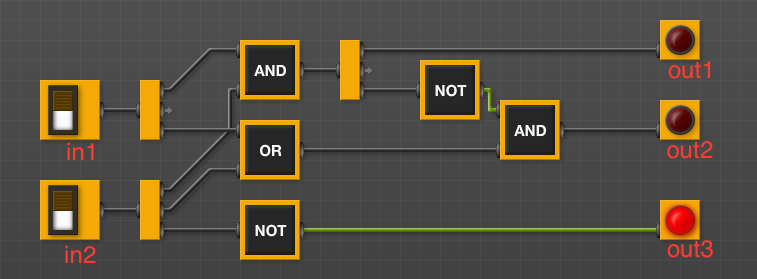
#> input picture Charles Cheung PS34.png, 757 x 279 px
$ python 'Charles Cheung PS 43.py'
#> lines starting #> are read from the running program, lines starting #| are printed output that depends on the picture
#Charles Cheung
#charles.cheung24@myhunter.cuny.edu
#April 14, 2020
#A program that summarizes images, like koalastothemax
#Modified by:  Charles Cheung

import numpy as np
import matplotlib.pyplot as plt

def average(region):
     """
     Takes a region of an image and
     Returns the average red, green, and blue values across the region.
     """

     red = region[:,:,0].mean()
     green = region[:,:,1].mean()
     blue = region[:,:,2].mean()


     return(red,green,blue)

def setRegion(region, r,g,b):
     """
     Takes a region of an image and red, green, and blue values, r, g, b.
     Sets the region so that all points have
     red values of r, green values of g, and blue values of b.
     """

     region[:,:,0] = r
     region[:,:,1] = g
     region[:,:,2] = b


######################################################################
### DO NOT CHANGE ANYTHING BELOW THIS LINE                         ###
######################################################################


def quarter(img2, levels):
     """
     Takes an image and the number of splits to make.
     Splits the image into regions (2**levels x 2**levels pieces)
     and averages each of these regions separately.
     Calls average() and setRegion() to average and set colors for the
     regions.
     """
     h = img2.shape[0]
     w = img2.shape[1]
     hReg = h//2**levels
     wReg = w//2**levels
     for i in range(2**levels):
          for j in range(2**levels):
               #Average the region:
               r,g,b = average(img2[i*hReg:(i+1)*hReg,j*wReg:(j+1)*wReg])
               setRegion(img2[i*hReg:(i+1)*hReg,j*wReg:(j+1)*wReg],r,g,b)


def main():
     inFile = input('Enter image file name: ')
#> the answer given: Charles Cheung PS34.png
     img = plt.imread(inFile)
#> img is the input picture: shape (279, 757, 4) float32; mean R, G, B, A 0.336, 0.307, 0.257, 1

     #Divides the image in 1/2, 1/4, 1/8, ... 1/2^8, and displays each:
     for i in range(8):
          img2 = img.copy()   #Make a copy to average
          quarter(img2,i)     #Split in half i times, and average regions

          plt.imshow(img2)    #Load our new image into pyplot
          plt.show()          #Show the image (waits until closed to continue)
#> this loop made 8 passes
#> pass 1, in main, `plt.show()`:
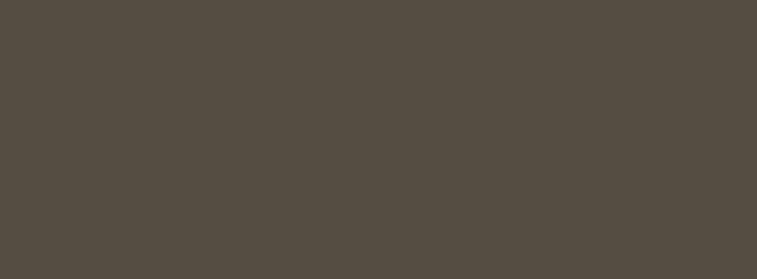
#> shown: shape (279, 757, 4) float32; mean R, G, B, A 0.336, 0.308, 0.258, 1
#> after the loop:
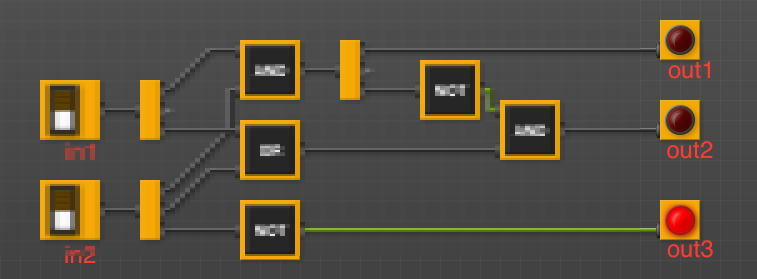
#> img2: shape (279, 757, 4) float32; mean R, G, B, A 0.336, 0.307, 0.257, 1

     #Shows the original image:
     plt.imshow(img)	      #Load image into pyplot
     plt.show()               #Show the image (waits until closed to continue)


#Allow script to be run directly:
if __name__ == "__main__":
     main()
